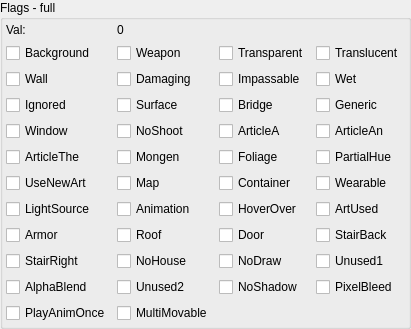
       <widget class="QGroupBox" name="groupBox_flags2">
        <property name="title">
         <string>Flags - full</string>
        </property>
        <layout class="QGridLayout" name="gridLayout_6">
         <property name="leftMargin">
          <number>3</number>
         </property>
         <property name="topMargin">
          <number>3</number>
         </property>
         <property name="rightMargin">
          <number>3</number>
         </property>
         <property name="bottomMargin">
          <number>3</number>
         </property>
         <item row="0" column="0">
          <layout class="QGridLayout" name="gridLayout_5">
           <item row="8" column="1">
            <widget class="QCheckBox" name="checkBox_flag2_Roof">
             <property name="text">
              <string>Roof</string>
             </property>
            </widget>
           </item>
           <item row="1" column="1">
            <widget class="QCheckBox" name="checkBox_flag2_Weapon">
             <property name="text">
              <string>Weapon</string>
             </property>
            </widget>
           </item>
           <item row="1" column="3">
            <widget class="QCheckBox" name="checkBox_flag2_Translucent">
             <property name="text">
              <string>Translucent</string>
             </property>
            </widget>
           </item>
           <item row="1" column="0">
            <widget class="QCheckBox" name="checkBox_flag2_Background">
             <property name="text">
              <string>Background</string>
             </property>
            </widget>
           </item>
           <item row="10" column="2">
            <widget class="QCheckBox" name="checkBox_flag2_NoShadow">
             <property name="text">
              <string>NoShadow</string>
             </property>
            </widget>
           </item>
           <item row="6" column="1">
            <widget class="QCheckBox" name="checkBox_flag2_Map">
             <property name="text">
              <string>Map</string>
             </property>
            </widget>
           </item>
           <item row="7" column="0">
            <widget class="QCheckBox" name="checkBox_flag2_LightSource">
             <property name="text">
              <string>LightSource</string>
             </property>
            </widget>
           </item>
           <item row="5" column="1">
            <widget class="QCheckBox" name="checkBox_flag2_Mongen">
             <property name="text">
              <string>Mongen</string>
             </property>
            </widget>
           </item>
           <item row="5" column="0">
            <widget class="QCheckBox" name="checkBox_flag2_ArticleThe">
             <property name="text">
              <string>ArticleThe</string>
             </property>
            </widget>
           </item>
           <item row="10" column="0">
            <widget class="QCheckBox" name="checkBox_flag2_AlphaBlend">
             <property name="text">
              <string>AlphaBlend</string>
             </property>
            </widget>
           </item>
           <item row="4" column="0">
            <widget class="QCheckBox" name="checkBox_flag2_Window">
             <property name="text">
              <string>Window</string>
             </property>
            </widget>
           </item>
           <item row="9" column="1">
            <widget class="QCheckBox" name="checkBox_flag2_NoHouse">
             <property name="text">
              <string>NoHouse</string>
             </property>
            </widget>
           </item>
           <item row="7" column="3">
            <widget class="QCheckBox" name="checkBox_flag2_ArtUsed">
             <property name="text">
              <string>ArtUsed</string>
             </property>
            </widget>
           </item>
           <item row="1" column="2">
            <widget class="QCheckBox" name="checkBox_flag2_Transparent">
             <property name="text">
              <string>Transparent</string>
             </property>
            </widget>
           </item>
           <item row="8" column="0">
            <widget class="QCheckBox" name="checkBox_flag2_Armor">
             <property name="text">
              <string>Armor</string>
             </property>
            </widget>
           </item>
           <item row="3" column="3">
            <widget class="QCheckBox" name="checkBox_flag2_Generic">
             <property name="text">
              <string>Generic</string>
             </property>
            </widget>
           </item>
           <item row="9" column="0">
            <widget class="QCheckBox" name="checkBox_flag2_StairRight">
             <property name="text">
              <string>StairRight</string>
             </property>
            </widget>
           </item>
           <item row="6" column="2">
            <widget class="QCheckBox" name="checkBox_flag2_Container">
             <property name="text">
              <string>Container</string>
             </property>
            </widget>
           </item>
           <item row="3" column="2">
            <widget class="QCheckBox" name="checkBox_flag2_Bridge">
             <property name="text">
              <string>Bridge</string>
             </property>
            </widget>
           </item>
           <item row="4" column="1">
            <widget class="QCheckBox" name="checkBox_flag2_NoShoot">
             <property name="text">
              <string>NoShoot</string>
             </property>
            </widget>
           </item>
           <item row="10" column="3">
            <widget class="QCheckBox" name="checkBox_flag2_PixelBleed">
             <property name="text">
              <string>PixelBleed</string>
             </property>
            </widget>
           </item>
           <item row="5" column="2">
            <widget class="QCheckBox" name="checkBox_flag2_Foliage">
             <property name="text">
              <string>Foliage</string>
             </property>
            </widget>
           </item>
           <item row="2" column="0">
            <widget class="QCheckBox" name="checkBox_flag2_Wall">
             <property name="text">
              <string>Wall</string>
             </property>
            </widget>
           </item>
           <item row="7" column="1">
            <widget class="QCheckBox" name="checkBox_flag2_Animation">
             <property name="text">
              <string>Animation</string>
             </property>
            </widget>
           </item>
           <item row="9" column="2">
            <widget class="QCheckBox" name="checkBox_flag2_NoDraw">
             <property name="text">
              <string>NoDraw</string>
             </property>
            </widget>
           </item>
           <item row="10" column="1">
            <widget class="QCheckBox" name="checkBox_flag2_Unused2">
             <property name="text">
              <string>Unused2</string>
             </property>
            </widget>
           </item>
           <item row="4" column="2">
            <widget class="QCheckBox" name="checkBox_flag2_ArticleA">
             <property name="text">
              <string>ArticleA</string>
             </property>
            </widget>
           </item>
           <item row="4" column="3">
            <widget class="QCheckBox" name="checkBox_flag2_ArticleAn">
             <property name="text">
              <string>ArticleAn</string>
             </property>
            </widget>
           </item>
           <item row="2" column="2">
            <widget class="QCheckBox" name="checkBox_flag2_Impassable">
             <property name="text">
              <string>Impassable</string>
             </property>
            </widget>
           </item>
           <item row="6" column="0">
            <widget class="QCheckBox" name="checkBox_flag2_UseNewArt">
             <property name="text">
              <string>UseNewArt</string>
             </property>
            </widget>
           </item>
           <item row="8" column="3">
            <widget class="QCheckBox" name="checkBox_flag2_StairBack">
             <property name="text">
              <string>StairBack</string>
             </property>
            </widget>
           </item>
           <item row="3" column="0">
            <widget class="QCheckBox" name="checkBox_flag2_Ignored">
             <property name="text">
              <string>Ignored</string>
             </property>
            </widget>
           </item>
           <item row="9" column="3">
            <widget class="QCheckBox" name="checkBox_flag2_Unused1">
             <property name="text">
              <string>Unused1</string>
             </property>
            </widget>
           </item>
           <item row="5" column="3">
            <widget class="QCheckBox" name="checkBox_flag2_PartialHue">
             <property name="text">
              <string>PartialHue</string>
             </property>
            </widget>
           </item>
           <item row="2" column="1">
            <widget class="QCheckBox" name="checkBox_flag2_Damaging">
             <property name="text">
              <string>Damaging</string>
             </property>
            </widget>
           </item>
           <item row="3" column="1">
            <widget class="QCheckBox" name="checkBox_flag2_Surface">
             <property name="text">
              <string>Surface</string>
             </property>
            </widget>
           </item>
           <item row="11" column="1">
            <widget class="QCheckBox" name="checkBox_flag2_MultiMovable">
             <property name="text">
              <string>MultiMovable</string>
             </property>
            </widget>
           </item>
           <item row="2" column="3">
            <widget class="QCheckBox" name="checkBox_flag2_Wet">
             <property name="text">
              <string>Wet</string>
             </property>
            </widget>
           </item>
           <item row="7" column="2">
            <widget class="QCheckBox" name="checkBox_flag2_HoverOver">
             <property name="text">
              <string>HoverOver</string>
             </property>
            </widget>
           </item>
           <item row="6" column="3">
            <widget class="QCheckBox" name="checkBox_flag2_Wearable">
             <property name="text">
              <string>Wearable</string>
             </property>
            </widget>
           </item>
           <item row="11" column="0">
            <widget class="QCheckBox" name="checkBox_flag2_PlayAnimOnce">
             <property name="text">
              <string>PlayAnimOnce</string>
             </property>
            </widget>
           </item>
           <item row="8" column="2">
            <widget class="QCheckBox" name="checkBox_flag2_Door">
             <property name="text">
              <string>Door</string>
             </property>
            </widget>
           </item>
           <item row="0" column="0">
            <widget class="QLabel" name="label_flags2">
             <property name="text">
              <string>Val:</string>
             </property>
            </widget>
           </item>
           <item row="0" column="1">
            <widget class="QLabel" name="label_flags2_val">
             <property name="text">
              <string>0</string>
             </property>
            </widget>
           </item>
          </layout>
         </item>
        </layout>
       </widget>
